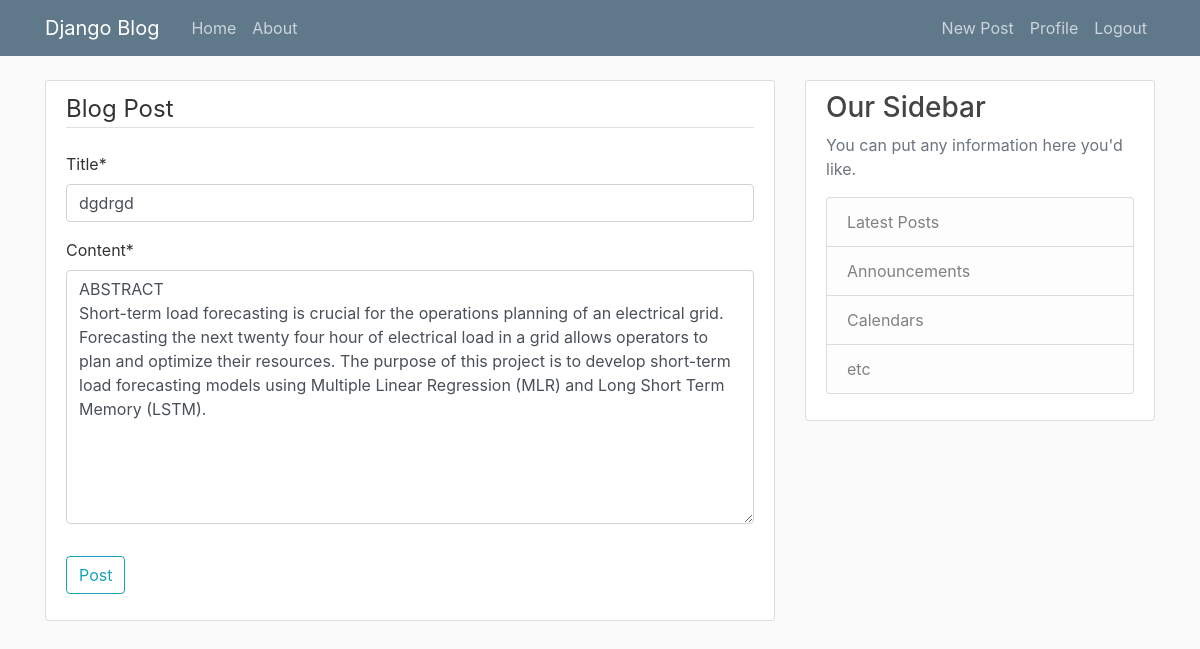
The page /post/19/update/ (signed in) on the database its author committed.
### blog/models.py (models this page shows, shortened)
class Post(models.Model):
    title = models.CharField(max_length=150)
    content = models.TextField()
    date_posted = models.DateTimeField(default=timezone.now)
    author = models.ForeignKey(User, on_delete=models.CASCADE)

### blog/views.py (the view, shortened to what this page needs)
# urls.py: path('post/<int:pk>/update/', PostUpdateView.as_view(), name = 'post-update'),
class PostUpdateView(LoginRequiredMixin,UserPassesTestMixin, UpdateView):
    model = Post
    fields = ['title','content']
    def test_func(self):
        post = self.get_object()
        if self.request.user == post.author:
            return True
        return False

### blog/templates/blog/post_form.html (shortened to what this page needs)
{% extends "blog/base.html" %}
{% load crispy_forms_tags %}
{% block content %}
    <div class="content-section">
        <form method="post">
            <fieldset class="form-group">
                <legend class="border-bottom mb-4">Blog Post</legend>
                {{ form|crispy }}
            </fieldset>
            <div class="form-group">
                <button class="btn btn-outline-info" type="submit">Post</button>
            </div>
        </form>
    </div>
{% endblock content %}

### blog/static/blog/main.css (style rules this page uses)
body { background: #fafafa; color: #333333; margin-top: 5rem; }
.content-section { background: #ffffff; padding: 10px 20px; border: 1px solid #dddddd; border-radius: 3px; margin-bottom: 20px; }

### rows shown on the page
Post: title "dgdrgd", content "ABSTRACT Short-term load forecasting is crucial for the operations planning of an electrical grid. Forecasting the next twenty four hour of electrical load in a grid allows operators to plan and optimize their resources. The purpose of this project is to develop short-term load forecasting models using Multiple Linear Regression (MLR) and Long Short Term Memory (LSTM)."
